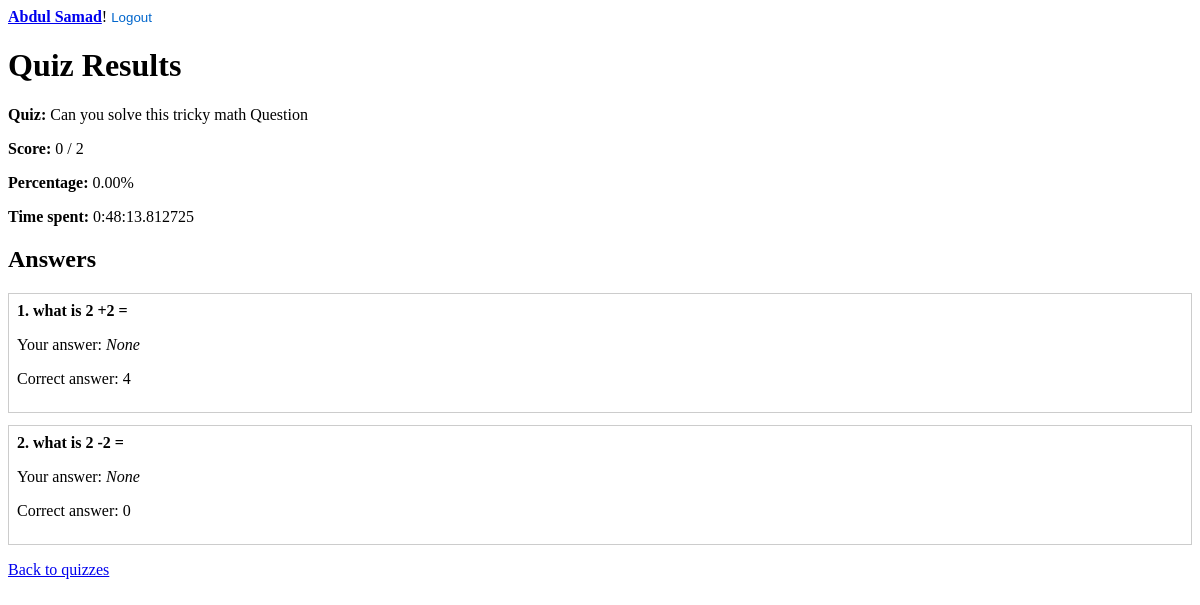
Page /results/1/ (signed in) on the earlier database version.
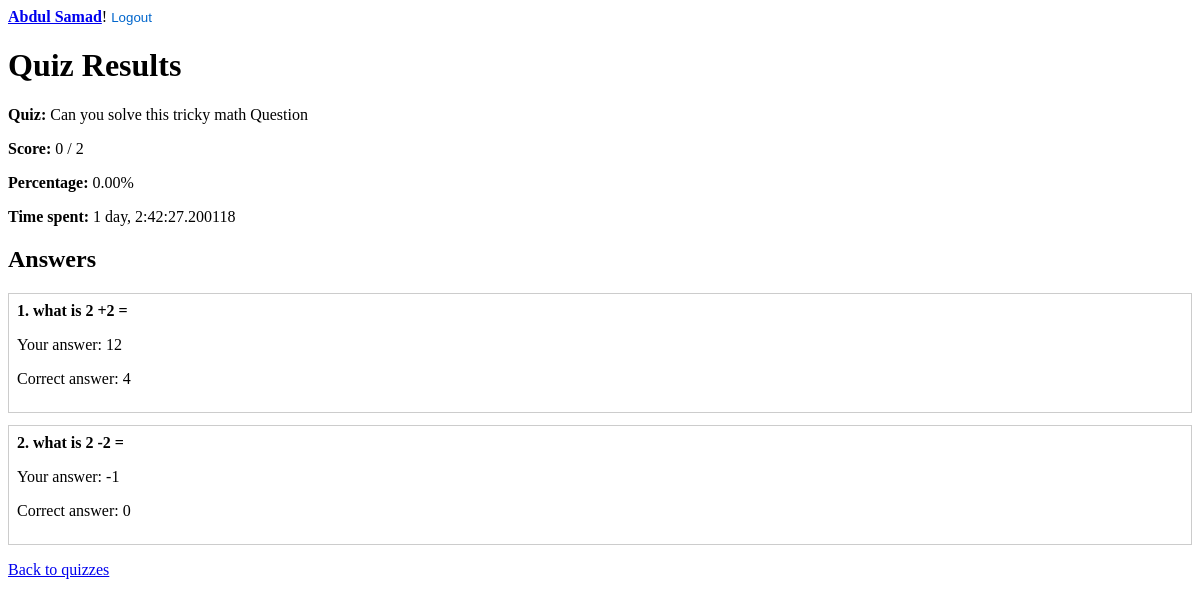
Same page on the later database version.
### app/models.py (models this page shows, shortened)
class UserAttempt(models.Model):
    user = models.ForeignKey(User, on_delete=models.CASCADE)
    quiz = models.ForeignKey(Quizes, on_delete=models.CASCADE)
    score = models.IntegerField(default=0)
    started_at = models.DateTimeField(auto_now_add=True)
    completed_at = models.DateTimeField(auto_now=True)
    answer = JSONField(default=dict)
    attempt_number = models.IntegerField(default=1)
    def time_spent(self):
        return self.completed_at - self.started_at

class Question(models.Model):
    quiz = models.ForeignKey(Quizes, on_delete=models.CASCADE, related_name="questions")
    text = models.CharField(max_length=500)  # use CharField for question text
    order = models.IntegerField(default=0)   # fixed: removed extra ".models"

class Quizes(models.Model):
    title = models.CharField(max_length=200)
    description = models.TextField(blank=True, null=True)
    created_by = models.ForeignKey(User, on_delete=models.SET_NULL, null=True, blank=True)
    created_at = models.DateTimeField(auto_now_add=True)
    duration = models.DurationField(default=timedelta(minutes=10))  # Quiz time limit
    difficulty = models.CharField(max_length=1, choices=DIFFICULT_CHOICES, default="M")
    is_active = models.BooleanField(default=True) #can be attempt
    available_until = models.DateTimeField(null=True, blank=True)

class Option(models.Model):
    question = models.ForeignKey(Question, on_delete=models.CASCADE, related_name="options")
    text = models.CharField(max_length=100)
    is_correct = models.BooleanField(default=False)
    feedback = models.TextField(blank=True, null=True)

### app/views.py (the view)
# urls.py: path("results/<int:pk>/", QuizResultsView.as_view(), name="quiz-results"),
@method_decorator(login_required, name='dispatch')
class QuizResultsView(DetailView):
    model = UserAttempt
    template_name = 'app/quiz_results.html'
    context_object_name = 'attempt'
    def get_queryset(self):
        return UserAttempt.objects.select_related('quiz', 'user').prefetch_related(
            'quiz__questions__options'
        )
    def get_object(self, queryset=None):
        obj = super().get_object(queryset)
        if obj.user != self.request.user:
            raise PermissionDenied
        return obj
    def get_context_data(self, **kwargs):
        context = super().get_context_data(**kwargs)
        attempt = self.object  # use self.object (already fetched)
        quiz = attempt.quiz
        total_questions = quiz.questions.count()
        correct_count = 0
        answer_details = []
        for question in quiz.questions.all():
            selected_id = attempt.answer.get(str(question.id))
            selected_option = None
            if selected_id:
                try:
                    selected_option = next(opt for opt in question.options.all() if opt.id == int(selected_id))
                    if selected_option.is_correct:
                        correct_count += 1
                except StopIteration:
                    selected_option = None
            try:
                correct_option = next(opt for opt in question.options.all() if opt.is_correct)
            except StopIteration:
                correct_option = None
            answer_details.append({
                "question": question,
                "selected": selected_option,
                "correct": correct_option
            })
        context["answer_details"] = answer_details
        context["correct_count"] = correct_count
        context["total_count"] = total_questions
        context["percentage"] = (correct_count / total_questions * 100) if total_questions > 0 else 0
        return context

### app/templates/app/quiz_results.html (shortened to what this page needs)
{% extends 'base.html' %}
{% block content %}
<h1>Quiz Results</h1>
<p><strong>Quiz:</strong> {{ attempt.quiz.title }}</p>
<p><strong>Score:</strong> {{ attempt.score }} / {{ total_count }}</p>
<p><strong>Percentage:</strong> {{ percentage|floatformat:2 }}%</p>
<p><strong>Time spent:</strong> {{ attempt.time_spent }}</p>
<h2>Answers</h2>
{% for item in answer_details %}
  <div style="margin-bottom:12px; padding:8px; border:1px solid #ccc;">
    <strong>{{ forloop.counter }}. {{ item.question.text }}</strong>
    <p>Your answer: {% if item.selected %}{{ item.selected.text }}{% else %}<em>None</em>{% endif %}</p>
    <p>Correct answer: {% if item.correct %}{{ item.correct.text }}{% else %}<em>None</em>{% endif %}</p>
  </div>
{% endfor %}
<p><a href="{% url 'quiz-list' %}">Back to quizzes</a></p>
{% endblock %}

Differences in the rows shown:
changed UserAttempt "Can you solve this tricky math Question": time_spent "0:48:13.812725" → "1 day, 2:42:27.200118"
shown differently, row unchanged: Question "what is 2 +2 =": selected.text (not shown) → "12"; no longer shows "None"
shown differently, row unchanged: Question "what is 2 -2 =": selected.text (not shown) → "-1"; no longer shows "None"
